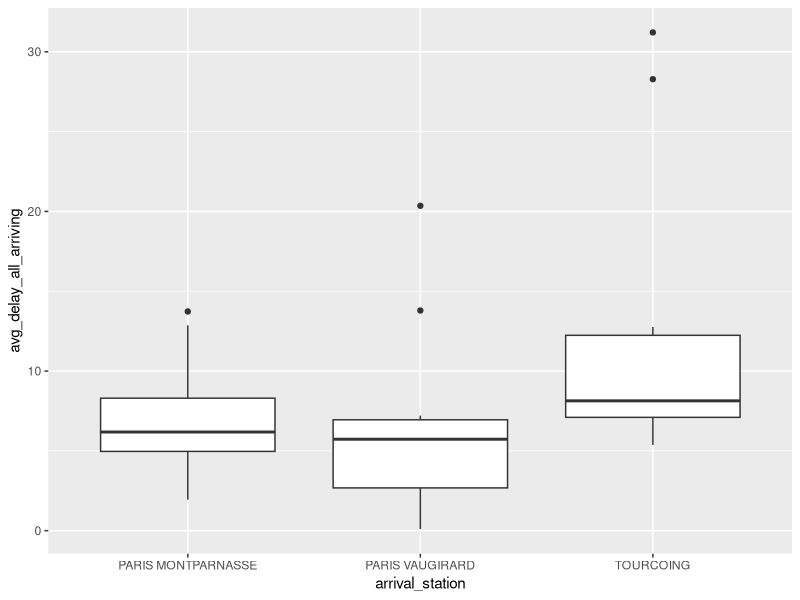
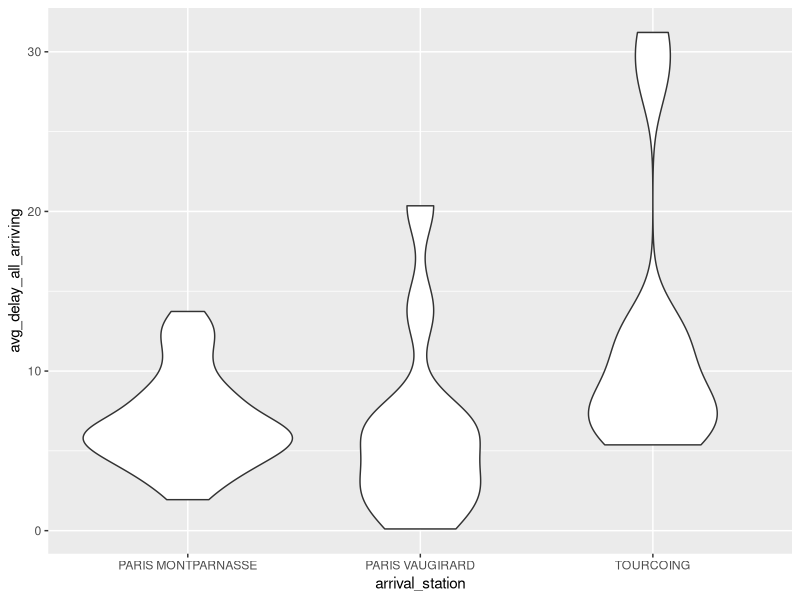

The R script that drew these images, in order:
## ---- chunk 1
library(tidyverse)
## ---- chunk 2
trains_df <- read_csv("french_trains.csv")
trains_df
## ---- chunk 3
trains_df |> 
  filter(departure_station == "BORDEAUX ST JEAN") |> 
  ggplot(aes(x = arrival_station, y = avg_delay_all_arriving)) +
  geom_boxplot()
## ---- chunk 4
trains_df |> 
  filter(departure_station == "BORDEAUX ST JEAN") |> 
  ggplot(aes(x = arrival_station, y = avg_delay_all_arriving)) +
  geom_violin()
